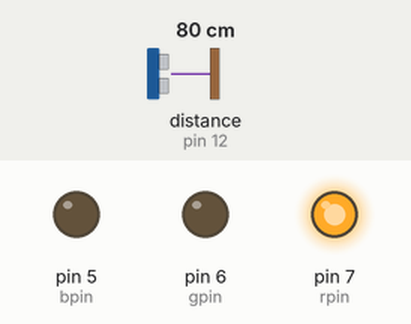
A sketch run on a simulated Arduino Uno, built with avr-gcc and run on an emulated ATmega328P. Parts: output pins drawn as LEDs (lit = HIGH). Wiring (inferred from the names in the program): ultrasonic range finder: trigger pin 13; echo pin 12. The test bench sets the inputs (shaded band); at power-on: distance to the obstacle (sensor on pin 12) 80 cm. The echo pulse lasts 58.3 µs per cm; pins used as bus, display or sensor lines are not drawn; what the sketch prints to the serial monitor is not drawn.

Above: at 1.2 s.
1.3 s: distance to the obstacle (sensor on pin 12) set to 9 cm
3.0 s: distance to the obstacle (sensor on pin 12) set to 6 cm
At 3.7 s:
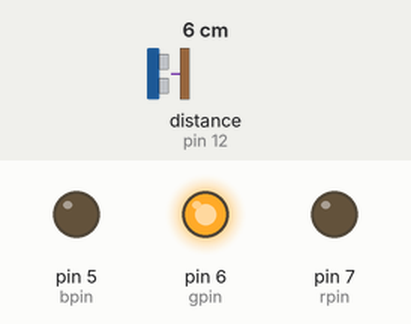
Timing chart, 0 to 6.0 s (numbered marks = the images above; inputs shaded):
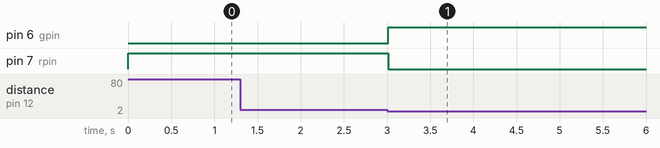

Measured:
- the behaviour switches between 8 and 7 cm on distance to the obstacle (sensor on pin 12) (found by bisection; images 0 and 1)
- after the input at 1.3 s, every drawn part: stays the same
- after the input at 3.0 s, pin 6 (gpin): LOW → HIGH at once; pin 7 (rpin): HIGH → LOW at once

The sketch:

Alt_All_Ways_Stop.ino
```cpp
long duration;
int distance;
void setup() {
#define trigpin 13
#define echopin 12
#define rpin 7
#define gpin 6
#define bpin 5
pinMode(trigpin, OUTPUT);
pinMode(echopin, INPUT);
pinMode(rpin, OUTPUT);
pinMode(gpin, OUTPUT);
pinMode(bpin, OUTPUT);
Serial.begin(9600);
}

void loop() {
digitalWrite(trigpin, LOW);
delayMicroseconds(2);

digitalWrite(trigpin, HIGH);
delayMicroseconds(10);
digitalWrite(trigpin, LOW);

duration = pulseIn(echopin, HIGH);
distance = duration * 0.034 / 2;

Serial.print("Distance: ");
Serial.print(distance);
//digitalWrite(ledpin, HIGH);
if (distance > 6){
digitalWrite(gpin, LOW);
digitalWrite(rpin, HIGH);
}
if(distance <= 6){
digitalWrite(rpin, LOW);
digitalWrite(gpin, HIGH);
}
}
```
